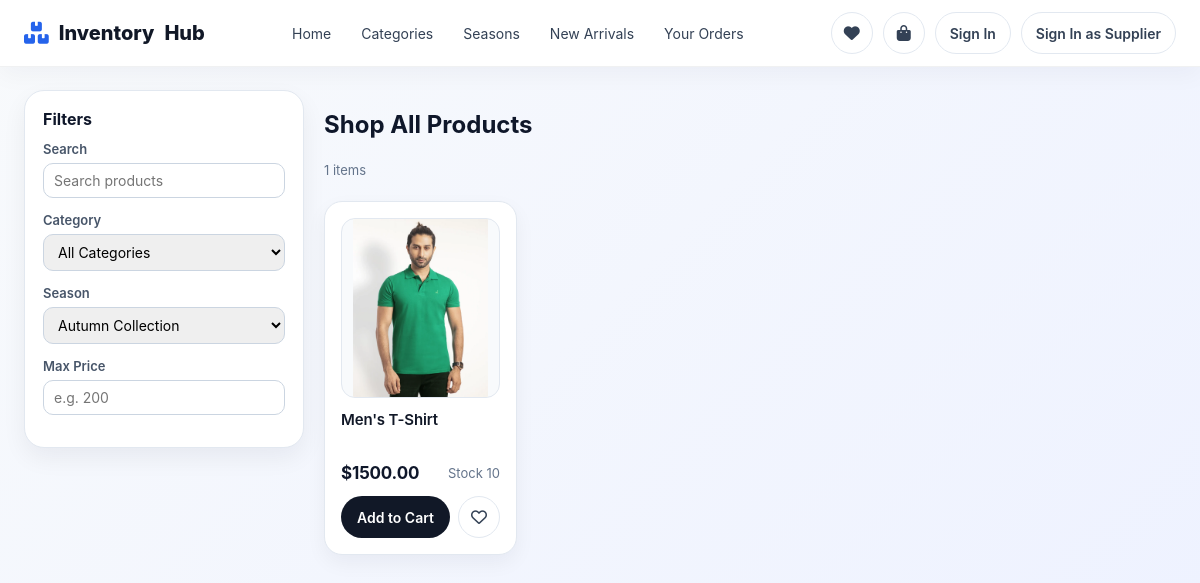
/accounts/buyer/categories/?season_id=5, run on the app's committed database.
### accounts/models.py (models this page shows, shortened)
class Product(models.Model):
    name = models.CharField(max_length=255)
    category = models.ForeignKey(Category, on_delete=models.SET_NULL,null=True, blank=True)
    season = models.ForeignKey(Season, on_delete=models.SET_NULL, null=True, blank=True)
    price = models.DecimalField(max_digits=10, decimal_places=2,validators=[MinValueValidator(0.01)])
    quantity = models.PositiveIntegerField()
    picture = models.ImageField(upload_to=UniqueFileName('product_images/'), null=True, blank=True)
    created_at = models.DateTimeField(auto_now_add=True)

### accounts/views.py (the view, shortened to what this page needs)
# urls.py: path('buyer/categories/', views.buyer_category_page, name='buyer_category'),
def buyer_category_page(request):
    categories = Category.objects.all().order_by('name')
    seasons = Season.objects.all().order_by('name')
    products = Product.objects.select_related('category', 'season').all()
    query = request.GET.get('q', '').strip()
    selected_category_id = request.GET.get('category_id', '').strip()
    selected_season_id = request.GET.get('season_id', '').strip()
    price_max = request.GET.get('price_max', '').strip()
    if query:
        products = products.filter(name__icontains=query)
    if selected_category_id.isdigit():
        products = products.filter(category_id=selected_category_id)
    if selected_season_id.isdigit():
        products = products.filter(season_id=selected_season_id)
    if price_max:
        try:
            products = products.filter(price__lte=price_max)
        except Exception:
            pass
    products = products.order_by('-id')
    total_count = products.count()
    paginator = Paginator(products, 12)
    page_number = request.GET.get('page', 1)
    try:
        page_obj = paginator.page(page_number)
    except PageNotAnInteger:
        page_obj = paginator.page(1)
    except EmptyPage:
        page_obj = paginator.page(paginator.num_pages)
    wishlist_ids = request.session.get('wishlist', [])
    cart_product_ids = list(request.session.get('cart', {}).keys())
    return render(request, 'accounts/buyer_category.html', {
        'products': page_obj,
        'total_count': total_count,
        'has_next': page_obj.has_next(),
        'categories': categories,
        'seasons': seasons,
        'selected_category_id': selected_category_id,
        'selected_season_id': selected_season_id,
        'query': query,
        'price_max': price_max,
        'wishlist_ids': wishlist_ids,
        'cart_product_ids': cart_product_ids,
    })

### accounts/context_processors.py (called while the page is built)
def auth_status(request):
    current_buyer = None
    current_supplier = None
    buyer_id = request.session.get('buyer_id')
    supplier_id = request.session.get('supplier_id')
    if buyer_id:
        current_buyer = Buyer.objects.filter(id=buyer_id).first()
    if supplier_id:
        current_supplier = Supplier.objects.filter(id=supplier_id).first()
    return {
        'current_buyer': current_buyer,
        'current_supplier': current_supplier,
    }

def storefront_nav(request):
    cart = request.session.get('cart', {})
    wishlist = request.session.get('wishlist', [])
    _, cart_count = _cart_summary(cart) if isinstance(cart, dict) else (None, 0)
    return {
        'nav_categories': Category.objects.all().order_by('name'),
        'nav_seasons': Season.objects.all().order_by('name'),
        'nav_cart_count': cart_count,
        'nav_wishlist_count': len(wishlist),
    }

### accounts/views.py (called while the page is built, shortened)
def _is_ajax(request):
    return request.headers.get('X-Requested-With') == 'XMLHttpRequest'

def _cart_summary(cart):
    product_ids = [int(pid) for pid in cart.keys() if str(pid).isdigit()]
    products = {p.id: p for p in Product.objects.filter(id__in=product_ids)}
    total = Decimal('0.00')
    count = 0
    return total, count

### accounts/templates/accounts/buyer_category.html (shortened to what this page needs)
{% extends 'accounts/buyer_base.html' %}
{% block content %}
<div class="shop-shell">
    <aside class="filters">
        <h3>Filters</h3>
        <form method="get" id="filterForm">
            <div class="filter-group">
                <label for="q">Search</label>
                <input id="q" name="q" value="{{ query }}" placeholder="Search products">
            </div>
            <div class="filter-group">
                <label for="category_id">Category</label>
                <select id="category_id" name="category_id">
                    <option value="">All Categories</option>
                </select>
            </div>
            <div class="filter-group">
                <label for="season_id">Season</label>
                <select id="season_id" name="season_id">
                    {% for season in seasons %}
                    <option value="{{ season.id }}" {% if selected_season_id == season.id|stringformat:'s' %}selected{% endif %}>{{ season.name }}</option>
                    {% endfor %}
                </select>
            </div>
            <div class="filter-group">
                <label for="price_max">Max Price</label>
                <input id="price_max" name="price_max" type="number" min="0" value="{{ price_max }}" placeholder="e.g. 200">
            </div>
        </form>
    </aside>
    <section class="results">
        <div class="section-title" style="margin: 0 0 6px;">
            <h2>Shop All Products</h2>
            <span class="muted"><span id="totalCount">{{ total_count }}</span> items</span>
        </div>
        <div id="resultsWrap" {% if not products %}style="display:none;"{% endif %}>
            <div class="product-grid" id="productGrid">
                {% include 'accounts/partials/product_card_list.html' %}
            </div>
            <div id="scrollSentinel" class="scroll-status"
                 data-has-next="{{ has_next|yesno:'true,false' }}" data-next-page="2"></div>
        </div>
    </section>
</div>
{% endblock %}

### accounts/templates/accounts/partials/product_card.html
<div class="product-card">
    <a class="product-link" href="{% url 'buyer_product_detail' 'buyer' product.id %}">
        <div class="product-image-wrap">
            {% if product.picture and product.picture.name %}
            <img src="{{ product.picture.url }}" alt="{{ product.name }}">
            {% else %}
            <img src="/media/product_images/default-image.jpg" alt="{{ product.name }}">
            {% endif %}
        </div>
        <h3>{{ product.name }}</h3>
        <div class="price-row">
            <span class="price">${{ product.price }}</span>
            {% if product.quantity <= 5 %}
            <span class="stock-low">Only {{ product.quantity }} left</span>
            {% else %}
            <span class="muted">Stock {{ product.quantity }}</span>
            {% endif %}
        </div>
    </a>
    <div class="product-card-actions">
        {% if product.id|stringformat:"s" in cart_product_ids %}
        <button type="button" class="btn-cart" disabled>Added to Cart</button>
        {% else %}
        <button type="button" class="btn-cart" data-add-to-cart="{% url 'add_to_cart' product.id %}">Add to Cart</button>
        {% endif %}
        {% if product.id|stringformat:"s" in wishlist_ids %}
        <button type="button" class="btn-wishlist active" data-toggle-wishlist="{% url 'toggle_wishlist' product.id %}"><i class="fas fa-heart"></i></button>
        {% else %}
        <button type="button" class="btn-wishlist" data-toggle-wishlist="{% url 'toggle_wishlist' product.id %}"><i class="far fa-heart"></i></button>
        {% endif %}
    </div>
</div>

### accounts/templates/accounts/buyer_category.html (style rules this page uses)
.shop-shell { display: grid; grid-template-columns: 280px 1fr; gap: 20px; }
.filters { background: white; border-radius: 20px; padding: 18px; box-shadow: 0 10px 25px rgba(15,23,42,0.06); border: 1px solid #e2e8f0; height: fit-content; }
.filters h3 { margin: 0 0 12px; font-size: 16px; }
.filter-group { margin-bottom: 14px; }
.filter-group label { display: block; margin-bottom: 6px; font-size: 13px; color: #475569; font-weight: 600; }
.filter-group select, .filter-group input { width: 100%; padding: 8px 10px; border-radius: 10px; border: 1px solid #cbd5e1; font-family: inherit; font-size: 14px; box-sizing: border-box; transition: border-color 0.15s ease, box-shadow 0.15s ease; }
.results { display: grid; gap: 16px; }
.scroll-status { text-align: center; padding: 16px; color: #64748b; font-size: 14px; }

### accounts/templates/accounts/buyer_base.html (style rules this page uses)
:root { color-scheme: light; }
* { box-sizing: border-box; }
body { margin: 0; font-family: 'Inter', 'Segoe UI', Roboto, Arial, sans-serif; background: linear-gradient(135deg, #f8fafc 0%, #eef2ff 100%); color: #0f172a; }
.product-grid { display: grid; gap: 16px; grid-template-columns: repeat(2, 1fr); }
@media (min-width: 768px) { .product-grid { grid-template-columns: repeat(3, 1fr); } }
@media (min-width: 1200px) { .product-grid { grid-template-columns: repeat(5, 1fr); } }
.product-card { background: white; border-radius: 18px; padding: 16px; box-shadow: 0 8px 20px rgba(15,23,42,0.05); border: 1px solid #e2e8f0; display: flex; flex-direction: column; gap: 12px; transition: box-shadow 0.2s ease, transform 0.2s ease; }
.product-image-wrap { width: 100%; height: 180px; border-radius: 14px; background: #f8fafc; border: 1px solid #e2e8f0; overflow: hidden; flex-shrink: 0; }
.product-card img { width: 100%; height: 100%; object-fit: contain; transition: transform 0.35s ease; }
.product-card h3 { margin: 0; font-size: 15px; font-weight: 600; letter-spacing: -0.01em; line-height: 1.35; height: 2.7em; display: -webkit-box; -webkit-line-clamp: 2; -webkit-box-orient: vertical; overflow: hidden; color: #111827; }
.product-link { flex: 1; text-decoration: none; color: inherit; display: flex; flex-direction: column; gap: 12px; }
.product-card-actions { display: flex; gap: 8px; margin-top: auto; }
.price-row { display: flex; justify-content: space-between; align-items: center; height: 22px; }
.price-row .price { color: #0f172a; font-weight: 700; font-size: 17px; letter-spacing: -0.01em; }
.muted { color: #64748b; font-size: 13px; }
.btn-cart { flex: 1; display: inline-flex; align-items: center; justify-content: center; height: 42px; padding: 0 16px; border-radius: 999px; border: none; cursor: pointer; font-family: inherit; font-size: 14px; font-weight: 600; background: #111827; color: white; box-sizing: border-box; white-space: nowrap; overflow: hidden; text-overflow: ellipsis; transition: background 0.2s ease; }
.btn-wishlist { width: 42px; height: 42px; padding: 0; flex: 0 0 42px; border: 1px solid #e2e8f0; background: white; color: #334155; border-radius: 999px; cursor: pointer; display: inline-flex; align-items: center; justify-content: center; font-size: 16px; box-sizing: border-box; transition: color 0.15s ease, background 0.15s ease, border-color 0.15s ease, transform 0.15s ease; }

### data on the page
Product: picture (picture), name "Men's T-Shirt", price "1500.00", quantity "10", shows "Add to Cart"

### other printed values
{{ total_count }} "1"
form field season_id "Autumn Collection"
